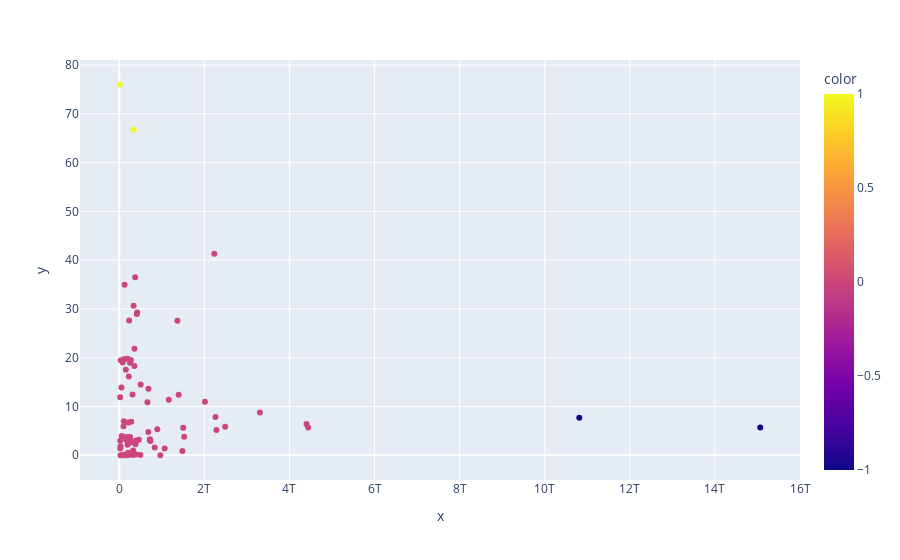

The cell this chart's notebook holds for it:
### Code cell
fig = px.scatter(x=gdp, y=ren, color=shares['cluster'])
fig.show()
